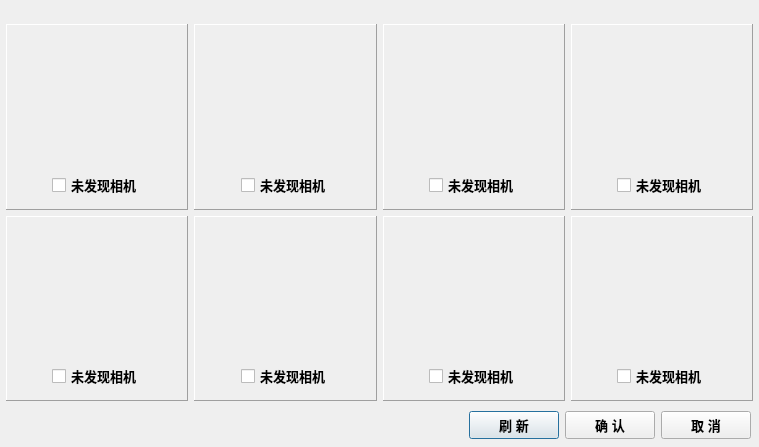
<?xml version="1.0" encoding="UTF-8"?>
<ui version="4.0">
 <class>QCameraSelectDlg</class>
 <widget class="QDialog" name="QCameraSelectDlg">
  <property name="geometry">
   <rect>
    <x>0</x>
    <y>0</y>
    <width>759</width>
    <height>447</height>
   </rect>
  </property>
  <property name="font">
   <font>
    <pointsize>10</pointsize>
    <weight>75</weight>
    <bold>true</bold>
   </font>
  </property>
  <property name="windowTitle">
   <string>QCameraSelectDlg</string>
  </property>
  <layout class="QVBoxLayout" name="verticalLayout_9">
   <property name="spacing">
    <number>8</number>
   </property>
   <property name="leftMargin">
    <number>6</number>
   </property>
   <property name="topMargin">
    <number>6</number>
   </property>
   <property name="rightMargin">
    <number>6</number>
   </property>
   <property name="bottomMargin">
    <number>6</number>
   </property>
   <item>
    <widget class="QFrame" name="m_pframeTitlebar">
     <property name="minimumSize">
      <size>
       <width>0</width>
       <height>10</height>
      </size>
     </property>
     <property name="frameShape">
      <enum>QFrame::NoFrame</enum>
     </property>
     <property name="frameShadow">
      <enum>QFrame::Raised</enum>
     </property>
    </widget>
   </item>
   <item>
    <layout class="QGridLayout" name="gridLayout">
     <property name="sizeConstraint">
      <enum>QLayout::SetFixedSize</enum>
     </property>
     <item row="0" column="0">
      <widget class="QFrame" name="m_pframeCamera0">
       <property name="frameShape">
        <enum>QFrame::Panel</enum>
       </property>
       <property name="frameShadow">
        <enum>QFrame::Raised</enum>
       </property>
       <layout class="QVBoxLayout" name="verticalLayout">
        <item>
         <widget class="QCameraShowDlg" name="m_pCameraShowDlg0" native="true">
          <property name="sizePolicy">
           <sizepolicy hsizetype="Preferred" vsizetype="Expanding">
            <horstretch>0</horstretch>
            <verstretch>0</verstretch>
           </sizepolicy>
          </property>
         </widget>
        </item>
        <item>
         <layout class="QHBoxLayout" name="horizontalLayout">
          <item>
           <spacer name="horizontalSpacer">
            <property name="orientation">
             <enum>Qt::Horizontal</enum>
            </property>
            <property name="sizeHint" stdset="0">
             <size>
              <width>0</width>
              <height>20</height>
             </size>
            </property>
           </spacer>
          </item>
          <item>
           <widget class="QCheckBox" name="m_pcbCamera0">
            <property name="text">
             <string>未发现相机</string>
            </property>
            <property name="checkable">
             <bool>false</bool>
            </property>
           </widget>
          </item>
          <item>
           <spacer name="horizontalSpacer_2">
            <property name="orientation">
             <enum>Qt::Horizontal</enum>
            </property>
            <property name="sizeHint" stdset="0">
             <size>
              <width>0</width>
              <height>20</height>
             </size>
            </property>
           </spacer>
          </item>
         </layout>
        </item>
       </layout>
      </widget>
     </item>
     <item row="0" column="1">
      <widget class="QFrame" name="m_pframeCamera1">
       <property name="frameShape">
        <enum>QFrame::Panel</enum>
       </property>
       <property name="frameShadow">
        <enum>QFrame::Raised</enum>
       </property>
       <layout class="QVBoxLayout" name="verticalLayout_2">
        <item>
         <widget class="QCameraShowDlg" name="m_pCameraShowDlg1" native="true">
          <property name="sizePolicy">
           <sizepolicy hsizetype="Preferred" vsizetype="Expanding">
            <horstretch>0</horstretch>
            <verstretch>0</verstretch>
           </sizepolicy>
          </property>
         </widget>
        </item>
        <item>
         <layout class="QHBoxLayout" name="horizontalLayout_2">
          <item>
           <spacer name="horizontalSpacer_3">
            <property name="orientation">
             <enum>Qt::Horizontal</enum>
            </property>
            <property name="sizeHint" stdset="0">
             <size>
              <width>0</width>
              <height>20</height>
             </size>
            </property>
           </spacer>
          </item>
          <item>
           <widget class="QCheckBox" name="m_pcbCamera1">
            <property name="text">
             <string>未发现相机</string>
            </property>
            <property name="checkable">
             <bool>false</bool>
            </property>
           </widget>
          </item>
          <item>
           <spacer name="horizontalSpacer_4">
            <property name="orientation">
             <enum>Qt::Horizontal</enum>
            </property>
            <property name="sizeHint" stdset="0">
             <size>
              <width>0</width>
              <height>20</height>
             </size>
            </property>
           </spacer>
          </item>
         </layout>
        </item>
       </layout>
      </widget>
     </item>
     <item row="0" column="2">
      <widget class="QFrame" name="m_pframeCamera2">
       <property name="frameShape">
        <enum>QFrame::Panel</enum>
       </property>
       <property name="frameShadow">
        <enum>QFrame::Raised</enum>
       </property>
       <layout class="QVBoxLayout" name="verticalLayout_3">
        <item>
         <widget class="QCameraShowDlg" name="m_pCameraShowDlg2" native="true">
          <property name="sizePolicy">
           <sizepolicy hsizetype="Preferred" vsizetype="Expanding">
            <horstretch>0</horstretch>
            <verstretch>0</verstretch>
           </sizepolicy>
          </property>
         </widget>
        </item>
        <item>
         <layout class="QHBoxLayout" name="horizontalLayout_3">
          <item>
           <spacer name="horizontalSpacer_5">
            <property name="orientation">
             <enum>Qt::Horizontal</enum>
            </property>
            <property name="sizeHint" stdset="0">
             <size>
              <width>0</width>
              <height>20</height>
             </size>
            </property>
           </spacer>
          </item>
          <item>
           <widget class="QCheckBox" name="m_pcbCamera2">
            <property name="text">
             <string>未发现相机</string>
            </property>
            <property name="checkable">
             <bool>false</bool>
            </property>
           </widget>
          </item>
          <item>
           <spacer name="horizontalSpacer_6">
            <property name="orientation">
             <enum>Qt::Horizontal</enum>
            </property>
            <property name="sizeHint" stdset="0">
             <size>
              <width>0</width>
              <height>20</height>
             </size>
            </property>
           </spacer>
          </item>
         </layout>
        </item>
       </layout>
      </widget>
     </item>
     <item row="0" column="3">
      <widget class="QFrame" name="m_pframeCamera3">
       <property name="frameShape">
        <enum>QFrame::Panel</enum>
       </property>
       <property name="frameShadow">
        <enum>QFrame::Raised</enum>
       </property>
       <layout class="QVBoxLayout" name="verticalLayout_4">
        <item>
         <widget class="QCameraShowDlg" name="m_pCameraShowDlg3" native="true">
          <property name="sizePolicy">
           <sizepolicy hsizetype="Preferred" vsizetype="Expanding">
            <horstretch>0</horstretch>
            <verstretch>0</verstretch>
           </sizepolicy>
          </property>
         </widget>
        </item>
        <item>
         <layout class="QHBoxLayout" name="horizontalLayout_4">
          <item>
           <spacer name="horizontalSpacer_7">
            <property name="orientation">
             <enum>Qt::Horizontal</enum>
            </property>
            <property name="sizeHint" stdset="0">
             <size>
              <width>0</width>
              <height>20</height>
             </size>
            </property>
           </spacer>
          </item>
          <item>
           <widget class="QCheckBox" name="m_pcbCamera3">
            <property name="text">
             <string>未发现相机</string>
            </property>
            <property name="checkable">
             <bool>false</bool>
            </property>
           </widget>
          </item>
          <item>
           <spacer name="horizontalSpacer_8">
            <property name="orientation">
             <enum>Qt::Horizontal</enum>
            </property>
            <property name="sizeHint" stdset="0">
             <size>
              <width>0</width>
              <height>20</height>
             </size>
            </property>
           </spacer>
          </item>
         </layout>
        </item>
       </layout>
      </widget>
     </item>
     <item row="1" column="0">
      <widget class="QFrame" name="m_pframeCamera4">
       <property name="frameShape">
        <enum>QFrame::Panel</enum>
       </property>
       <property name="frameShadow">
        <enum>QFrame::Raised</enum>
       </property>
       <layout class="QVBoxLayout" name="verticalLayout_5">
        <item>
         <widget class="QCameraShowDlg" name="m_pCameraShowDlg4" native="true">
          <property name="sizePolicy">
           <sizepolicy hsizetype="Preferred" vsizetype="Expanding">
            <horstretch>0</horstretch>
            <verstretch>0</verstretch>
           </sizepolicy>
          </property>
         </widget>
        </item>
        <item>
         <layout class="QHBoxLayout" name="horizontalLayout_5">
          <item>
           <spacer name="horizontalSpacer_9">
            <property name="orientation">
             <enum>Qt::Horizontal</enum>
            </property>
            <property name="sizeHint" stdset="0">
             <size>
              <width>0</width>
              <height>20</height>
             </size>
            </property>
           </spacer>
          </item>
          <item>
           <widget class="QCheckBox" name="m_pcbCamera4">
            <property name="text">
             <string>未发现相机</string>
            </property>
            <property name="checkable">
             <bool>false</bool>
            </property>
           </widget>
          </item>
          <item>
           <spacer name="horizontalSpacer_10">
            <property name="orientation">
             <enum>Qt::Horizontal</enum>
            </property>
            <property name="sizeHint" stdset="0">
             <size>
              <width>0</width>
              <height>20</height>
             </size>
            </property>
           </spacer>
          </item>
         </layout>
        </item>
       </layout>
      </widget>
     </item>
     <item row="1" column="1">
      <widget class="QFrame" name="m_pframeCamera5">
       <property name="frameShape">
        <enum>QFrame::Panel</enum>
       </property>
       <property name="frameShadow">
        <enum>QFrame::Raised</enum>
       </property>
       <layout class="QVBoxLayout" name="verticalLayout_6">
        <item>
         <widget class="QCameraShowDlg" name="m_pCameraShowDlg5" native="true">
          <property name="sizePolicy">
           <sizepolicy hsizetype="Preferred" vsizetype="Expanding">
            <horstretch>0</horstretch>
            <verstretch>0</verstretch>
           </sizepolicy>
          </property>
         </widget>
        </item>
        <item>
         <layout class="QHBoxLayout" name="horizontalLayout_6">
          <item>
           <spacer name="horizontalSpacer_11">
            <property name="orientation">
             <enum>Qt::Horizontal</enum>
            </property>
            <property name="sizeHint" stdset="0">
             <size>
              <width>0</width>
              <height>20</height>
             </size>
            </property>
           </spacer>
          </item>
          <item>
           <widget class="QCheckBox" name="m_pcbCamera5">
            <property name="text">
             <string>未发现相机</string>
            </property>
            <property name="checkable">
             <bool>false</bool>
            </property>
           </widget>
          </item>
          <item>
           <spacer name="horizontalSpacer_12">
            <property name="orientation">
             <enum>Qt::Horizontal</enum>
            </property>
            <property name="sizeHint" stdset="0">
             <size>
              <width>0</width>
              <height>20</height>
             </size>
            </property>
           </spacer>
          </item>
         </layout>
        </item>
       </layout>
      </widget>
     </item>
     <item row="1" column="2">
      <widget class="QFrame" name="m_pframeCamera6">
       <property name="frameShape">
        <enum>QFrame::Panel</enum>
       </property>
       <property name="frameShadow">
        <enum>QFrame::Raised</enum>
       </property>
       <layout class="QVBoxLayout" name="verticalLayout_7">
        <item>
         <widget class="QCameraShowDlg" name="m_pCameraShowDlg6" native="true">
          <property name="sizePolicy">
           <sizepolicy hsizetype="Preferred" vsizetype="Expanding">
            <horstretch>0</horstretch>
            <verstretch>0</verstretch>
           </sizepolicy>
          </property>
         </widget>
        </item>
        <item>
         <layout class="QHBoxLayout" name="horizontalLayout_7">
          <item>
           <spacer name="horizontalSpacer_13">
            <property name="orientation">
             <enum>Qt::Horizontal</enum>
            </property>
            <property name="sizeHint" stdset="0">
             <size>
              <width>0</width>
              <height>20</height>
             </size>
            </property>
           </spacer>
          </item>
          <item>
           <widget class="QCheckBox" name="m_pcbCamera6">
            <property name="text">
             <string>未发现相机</string>
            </property>
            <property name="checkable">
             <bool>false</bool>
            </property>
           </widget>
          </item>
          <item>
           <spacer name="horizontalSpacer_14">
            <property name="orientation">
             <enum>Qt::Horizontal</enum>
            </property>
            <property name="sizeHint" stdset="0">
             <size>
              <width>0</width>
              <height>20</height>
             </size>
            </property>
           </spacer>
          </item>
         </layout>
        </item>
       </layout>
      </widget>
     </item>
     <item row="1" column="3">
      <widget class="QFrame" name="m_pframeCamera7">
       <property name="frameShape">
        <enum>QFrame::Panel</enum>
       </property>
       <property name="frameShadow">
        <enum>QFrame::Raised</enum>
       </property>
       <layout class="QVBoxLayout" name="verticalLayout_8">
        <item>
         <widget class="QCameraShowDlg" name="m_pCameraShowDlg7" native="true">
          <property name="sizePolicy">
           <sizepolicy hsizetype="Preferred" vsizetype="Expanding">
            <horstretch>0</horstretch>
            <verstretch>0</verstretch>
           </sizepolicy>
          </property>
         </widget>
        </item>
        <item>
         <layout class="QHBoxLayout" name="horizontalLayout_8">
          <item>
           <spacer name="horizontalSpacer_15">
            <property name="orientation">
             <enum>Qt::Horizontal</enum>
            </property>
            <property name="sizeHint" stdset="0">
             <size>
              <width>0</width>
              <height>20</height>
             </size>
            </property>
           </spacer>
          </item>
          <item>
           <widget class="QCheckBox" name="m_pcbCamera7">
            <property name="text">
             <string>未发现相机</string>
            </property>
            <property name="checkable">
             <bool>false</bool>
            </property>
           </widget>
          </item>
          <item>
           <spacer name="horizontalSpacer_16">
            <property name="orientation">
             <enum>Qt::Horizontal</enum>
            </property>
            <property name="sizeHint" stdset="0">
             <size>
              <width>0</width>
              <height>20</height>
             </size>
            </property>
           </spacer>
          </item>
         </layout>
        </item>
       </layout>
      </widget>
     </item>
    </layout>
   </item>
   <item>
    <widget class="QFrame" name="frame">
     <property name="minimumSize">
      <size>
       <width>0</width>
       <height>20</height>
      </size>
     </property>
     <property name="frameShape">
      <enum>QFrame::NoFrame</enum>
     </property>
     <property name="frameShadow">
      <enum>QFrame::Raised</enum>
     </property>
     <layout class="QHBoxLayout" name="horizontalLayout_9">
      <property name="leftMargin">
       <number>2</number>
      </property>
      <property name="topMargin">
       <number>2</number>
      </property>
      <property name="rightMargin">
       <number>2</number>
      </property>
      <property name="bottomMargin">
       <number>2</number>
      </property>
      <item>
       <spacer name="horizontalSpacer_17">
        <property name="orientation">
         <enum>Qt::Horizontal</enum>
        </property>
        <property name="sizeHint" stdset="0">
         <size>
          <width>40</width>
          <height>20</height>
         </size>
        </property>
       </spacer>
      </item>
      <item>
       <widget class="QPushButton" name="m_ppbRefresh">
        <property name="minimumSize">
         <size>
          <width>90</width>
          <height>0</height>
         </size>
        </property>
        <property name="text">
         <string>刷 新</string>
        </property>
       </widget>
      </item>
      <item>
       <widget class="QPushButton" name="m_ppbAccept">
        <property name="minimumSize">
         <size>
          <width>90</width>
          <height>0</height>
         </size>
        </property>
        <property name="text">
         <string>确 认</string>
        </property>
       </widget>
      </item>
      <item>
       <widget class="QPushButton" name="m_ppbReject">
        <property name="minimumSize">
         <size>
          <width>90</width>
          <height>0</height>
         </size>
        </property>
        <property name="text">
         <string>取 消</string>
        </property>
       </widget>
      </item>
     </layout>
    </widget>
   </item>
  </layout>
 </widget>
 <layoutdefault spacing="6" margin="11"/>
 <customwidgets>
  <customwidget>
   <class>QCameraShowDlg</class>
   <extends>QWidget</extends>
   <header location="global">../../../../QCameraLib/QCameraShowDlg.h</header>
   <container>1</container>
  </customwidget>
 </customwidgets>
 <resources/>
 <connections>
  <connection>
   <sender>m_ppbAccept</sender>
   <signal>clicked()</signal>
   <receiver>QCameraSelectDlg</receiver>
   <slot>accept()</slot>
   <hints>
    <hint type="sourcelabel">
     <x>649</x>
     <y>468</y>
    </hint>
    <hint type="destinationlabel">
     <x>792</x>
     <y>435</y>
    </hint>
   </hints>
  </connection>
  <connection>
   <sender>m_ppbReject</sender>
   <signal>clicked()</signal>
   <receiver>QCameraSelectDlg</receiver>
   <slot>reject()</slot>
   <hints>
    <hint type="sourcelabel">
     <x>736</x>
     <y>465</y>
    </hint>
    <hint type="destinationlabel">
     <x>770</x>
     <y>487</y>
    </hint>
   </hints>
  </connection>
  <connection>
   <sender>m_ppbRefresh</sender>
   <signal>clicked()</signal>
   <receiver>QCameraSelectDlg</receiver>
   <slot>slot_refreshCamera()</slot>
   <hints>
    <hint type="sourcelabel">
     <x>537</x>
     <y>470</y>
    </hint>
    <hint type="destinationlabel">
     <x>538</x>
     <y>526</y>
    </hint>
   </hints>
  </connection>
 </connections>
 <slots>
  <slot>slot_refreshCamera()</slot>
 </slots>
</ui>
